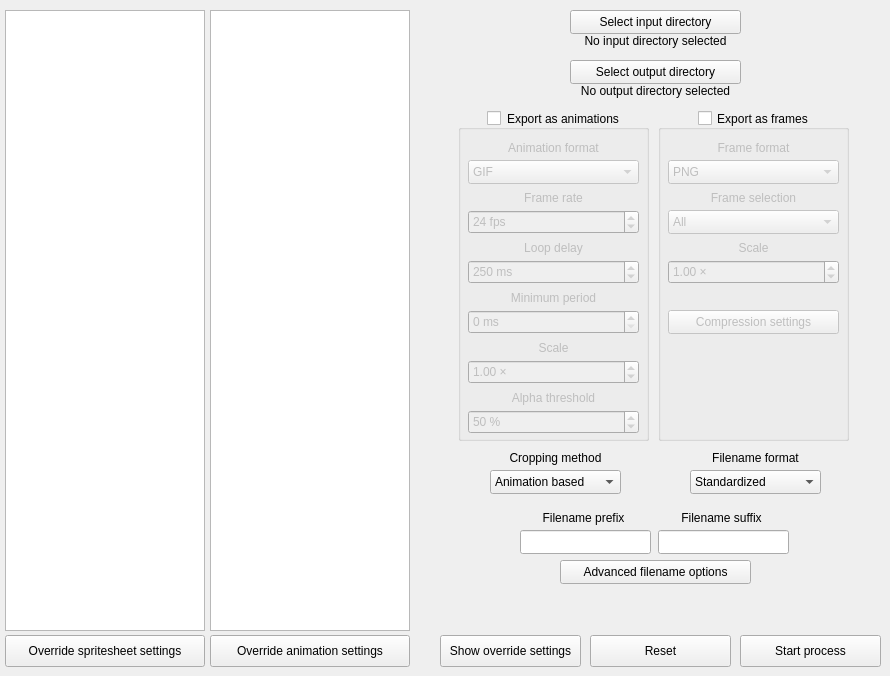
    <widget class="QWidget" name="tool_extract">
     <property name="statusTip">
      <string>Extract frames from TextureAtlases. Extraction supports exporting as frames or animations.</string>
     </property>
     <attribute name="title">
      <string>Extract</string>
     </attribute>
     <widget class="QListView" name="listbox_png">
      <property name="geometry">
       <rect>
        <x>5</x>
        <y>10</y>
        <width>200</width>
        <height>621</height>
       </rect>
      </property>
      <property name="statusTip">
       <string>List of all spritesheets to extract</string>
      </property>
      <property name="alternatingRowColors">
       <bool>false</bool>
      </property>
      <property name="isWrapping" stdset="0">
       <bool>false</bool>
      </property>
     </widget>
     <widget class="QListView" name="listbox_data">
      <property name="geometry">
       <rect>
        <x>210</x>
        <y>10</y>
        <width>200</width>
        <height>621</height>
       </rect>
      </property>
      <property name="statusTip">
       <string>List of all the animations of the currently selected spritesheet</string>
      </property>
     </widget>
     <widget class="QPushButton" name="input_button">
      <property name="geometry">
       <rect>
        <x>570</x>
        <y>10</y>
        <width>171</width>
        <height>24</height>
       </rect>
      </property>
      <property name="text">
       <string>Select input directory</string>
      </property>
     </widget>
     <widget class="QPushButton" name="output_button">
      <property name="geometry">
       <rect>
        <x>570</x>
        <y>60</y>
        <width>171</width>
        <height>24</height>
       </rect>
      </property>
      <property name="text">
       <string>Select output directory</string>
      </property>
     </widget>
     <widget class="QLabel" name="input_dir_label">
      <property name="geometry">
       <rect>
        <x>430</x>
        <y>30</y>
        <width>451</width>
        <height>21</height>
       </rect>
      </property>
      <property name="frameShape">
       <enum>QFrame::Shape::NoFrame</enum>
      </property>
      <property name="frameShadow">
       <enum>QFrame::Shadow::Plain</enum>
      </property>
      <property name="text">
       <string>No input directory selected</string>
      </property>
      <property name="textFormat">
       <enum>Qt::TextFormat::PlainText</enum>
      </property>
      <property name="alignment">
       <set>Qt::AlignmentFlag::AlignCenter</set>
      </property>
     </widget>
     <widget class="QLabel" name="output_dir_label">
      <property name="geometry">
       <rect>
        <x>430</x>
        <y>80</y>
        <width>451</width>
        <height>21</height>
       </rect>
      </property>
      <property name="frameShape">
       <enum>QFrame::Shape::NoFrame</enum>
      </property>
      <property name="frameShadow">
       <enum>QFrame::Shadow::Plain</enum>
      </property>
      <property name="text">
       <string>No output directory selected</string>
      </property>
      <property name="textFormat">
       <enum>Qt::TextFormat::PlainText</enum>
      </property>
      <property name="alignment">
       <set>Qt::AlignmentFlag::AlignCenter</set>
      </property>
     </widget>
     <widget class="QGroupBox" name="animation_export_group">
      <property name="geometry">
       <rect>
        <x>458</x>
        <y>110</y>
        <width>191</width>
        <height>331</height>
       </rect>
      </property>
      <property name="statusTip">
       <string>Animation export settings</string>
      </property>
      <property name="layoutDirection">
       <enum>Qt::LayoutDirection::LeftToRight</enum>
      </property>
      <property name="title">
       <string>Export as animations</string>
      </property>
      <property name="alignment">
       <set>Qt::AlignmentFlag::AlignCenter</set>
      </property>
      <property name="flat">
       <bool>false</bool>
      </property>
      <property name="checkable">
       <bool>true</bool>
      </property>
      <property name="checked">
       <bool>false</bool>
      </property>
      <widget class="QComboBox" name="animation_format_combobox">
       <property name="geometry">
        <rect>
         <x>10</x>
         <y>50</y>
         <width>171</width>
         <height>24</height>
        </rect>
       </property>
       <property name="statusTip">
        <string>Sets the format of animated images</string>
       </property>
       <property name="editable">
        <bool>false</bool>
       </property>
       <property name="currentIndex">
        <number>0</number>
       </property>
       <property name="maxVisibleItems">
        <number>5</number>
       </property>
       <property name="sizeAdjustPolicy">
        <enum>QComboBox::SizeAdjustPolicy::AdjustToContentsOnFirstShow</enum>
       </property>
       <property name="placeholderText">
        <string/>
       </property>
       <property name="frame">
        <bool>true</bool>
       </property>
       <property name="modelColumn">
        <number>0</number>
       </property>
       <item>
        <property name="text">
         <string>GIF</string>
        </property>
       </item>
       <item>
        <property name="text">
         <string>WebP</string>
        </property>
       </item>
       <item>
        <property name="text">
         <string>APNG</string>
        </property>
       </item>
       <item>
        <property name="text">
         <string>Custom FFMPEG</string>
        </property>
       </item>
      </widget>
      <widget class="QLabel" name="animation_format_label">
       <property name="geometry">
        <rect>
         <x>40</x>
         <y>30</y>
         <width>111</width>
         <height>16</height>
        </rect>
       </property>
       <property name="text">
        <string>Animation format</string>
       </property>
       <property name="alignment">
        <set>Qt::AlignmentFlag::AlignCenter</set>
       </property>
       <property name="indent">
        <number>0</number>
       </property>
      </widget>
      <widget class="QSpinBox" name="frame_rate_entry">
       <property name="geometry">
        <rect>
         <x>10</x>
         <y>100</y>
         <width>171</width>
         <height>24</height>
        </rect>
       </property>
       <property name="statusTip">
        <string>Sets the playback rate of animated images</string>
       </property>
       <property name="correctionMode">
        <enum>QAbstractSpinBox::CorrectionMode::CorrectToNearestValue</enum>
       </property>
       <property name="showGroupSeparator" stdset="0">
        <bool>false</bool>
       </property>
       <property name="suffix">
        <string> fps</string>
       </property>
       <property name="prefix">
        <string/>
       </property>
       <property name="minimum">
        <number>1</number>
       </property>
       <property name="maximum">
        <number>1000</number>
       </property>
       <property name="value">
        <number>24</number>
       </property>
      </widget>
      <widget class="QSpinBox" name="loop_delay_entry">
       <property name="geometry">
        <rect>
         <x>10</x>
         <y>150</y>
         <width>171</width>
         <height>24</height>
        </rect>
       </property>
       <property name="statusTip">
        <string>Time to wait before looping the animation</string>
       </property>
       <property name="accelerated">
        <bool>true</bool>
       </property>
       <property name="correctionMode">
        <enum>QAbstractSpinBox::CorrectionMode::CorrectToNearestValue</enum>
       </property>
       <property name="suffix">
        <string> ms</string>
       </property>
       <property name="maximum">
        <number>10000</number>
       </property>
       <property name="value">
        <number>250</number>
       </property>
       <property name="displayIntegerBase">
        <number>10</number>
       </property>
      </widget>
      <widget class="QSpinBox" name="min_period_entry">
       <property name="geometry">
        <rect>
         <x>10</x>
         <y>200</y>
         <width>171</width>
         <height>24</height>
        </rect>
       </property>
       <property name="statusTip">
        <string>Forces animated images to be played for at least the set amount of time.</string>
       </property>
       <property name="accelerated">
        <bool>true</bool>
       </property>
       <property name="correctionMode">
        <enum>QAbstractSpinBox::CorrectionMode::CorrectToNearestValue</enum>
       </property>
       <property name="suffix">
        <string> ms</string>
       </property>
       <property name="maximum">
        <number>10000</number>
       </property>
      </widget>
      <widget class="QLabel" name="frame_rate_label">
       <property name="geometry">
        <rect>
         <x>40</x>
         <y>80</y>
         <width>111</width>
         <height>16</height>
        </rect>
       </property>
       <property name="text">
        <string>Frame rate</string>
       </property>
       <property name="alignment">
        <set>Qt::AlignmentFlag::AlignCenter</set>
       </property>
      </widget>
      <widget class="QLabel" name="loop_delay_label">
       <property name="geometry">
        <rect>
         <x>40</x>
         <y>130</y>
         <width>111</width>
         <height>16</height>
        </rect>
       </property>
       <property name="text">
        <string>Loop delay</string>
       </property>
       <property name="alignment">
        <set>Qt::AlignmentFlag::AlignCenter</set>
       </property>
      </widget>
      <widget class="QLabel" name="min_period_label">
       <property name="geometry">
        <rect>
         <x>40</x>
         <y>180</y>
         <width>111</width>
         <height>16</height>
        </rect>
       </property>
       <property name="text">
        <string>Minimum period</string>
       </property>
       <property name="alignment">
        <set>Qt::AlignmentFlag::AlignCenter</set>
       </property>
      </widget>
      <widget class="QLabel" name="scale_label">
       <property name="geometry">
        <rect>
         <x>40</x>
         <y>230</y>
         <width>111</width>
         <height>16</height>
        </rect>
       </property>
       <property name="text">
        <string>Scale</string>
       </property>
       <property name="alignment">
        <set>Qt::AlignmentFlag::AlignCenter</set>
       </property>
      </widget>
      <widget class="QLabel" name="threshold_label">
       <property name="geometry">
        <rect>
         <x>40</x>
         <y>280</y>
         <width>111</width>
         <height>16</height>
        </rect>
       </property>
       <property name="text">
        <string>Alpha threshold</string>
       </property>
       <property name="alignment">
        <set>Qt::AlignmentFlag::AlignCenter</set>
       </property>
      </widget>
      <widget class="QSpinBox" name="threshold_entry">
       <property name="geometry">
        <rect>
         <x>10</x>
         <y>300</y>
         <width>171</width>
         <height>24</height>
        </rect>
       </property>
       <property name="statusTip">
        <string>[GIFs only!] Sets the alpha threshold of GIFs</string>
       </property>
       <property name="accelerated">
        <bool>true</bool>
       </property>
       <property name="correctionMode">
        <enum>QAbstractSpinBox::CorrectionMode::CorrectToNearestValue</enum>
       </property>
       <property name="suffix">
        <string> %</string>
       </property>
       <property name="minimum">
        <number>0</number>
       </property>
       <property name="maximum">
        <number>100</number>
       </property>
       <property name="value">
        <number>50</number>
       </property>
      </widget>
      <widget class="QDoubleSpinBox" name="scale_entry">
       <property name="geometry">
        <rect>
         <x>10</x>
         <y>250</y>
         <width>171</width>
         <height>24</height>
        </rect>
       </property>
       <property name="statusTip">
        <string>Sets the scale of animated images</string>
       </property>
       <property name="accelerated">
        <bool>true</bool>
       </property>
       <property name="correctionMode">
        <enum>QAbstractSpinBox::CorrectionMode::CorrectToNearestValue</enum>
       </property>
       <property name="suffix">
        <string> ×</string>
       </property>
       <property name="decimals">
        <number>2</number>
       </property>
       <property name="minimum">
        <double>0.010000000000000</double>
       </property>
       <property name="maximum">
        <double>100.000000000000000</double>
       </property>
       <property name="singleStep">
        <double>0.010000000000000</double>
       </property>
       <property name="value">
        <double>1.000000000000000</double>
       </property>
      </widget>
     </widget>
     <widget class="QGroupBox" name="frame_export_group">
      <property name="geometry">
       <rect>
        <x>658</x>
        <y>110</y>
        <width>191</width>
        <height>331</height>
       </rect>
      </property>
      <property name="statusTip">
       <string>Frame export settings</string>
      </property>
      <property name="layoutDirection">
       <enum>Qt::LayoutDirection::LeftToRight</enum>
      </property>
      <property name="title">
       <string>Export as frames</string>
      </property>
      <property name="alignment">
       <set>Qt::AlignmentFlag::AlignCenter</set>
      </property>
      <property name="flat">
       <bool>false</bool>
      </property>
      <property name="checkable">
       <bool>true</bool>
      </property>
      <property name="checked">
       <bool>false</bool>
      </property>
      <widget class="QComboBox" name="frame_format_combobox">
       <property name="geometry">
        <rect>
         <x>10</x>
         <y>50</y>
         <width>171</width>
         <height>24</height>
        </rect>
       </property>
       <property name="statusTip">
        <string>Sets the format of frame images</string>
       </property>
       <property name="editable">
        <bool>false</bool>
       </property>
       <property name="currentIndex">
        <number>3</number>
       </property>
       <property name="maxVisibleItems">
        <number>10</number>
       </property>
       <property name="sizeAdjustPolicy">
        <enum>QComboBox::SizeAdjustPolicy::AdjustToContentsOnFirstShow</enum>
       </property>
       <property name="placeholderText">
        <string/>
       </property>
       <property name="frame">
        <bool>true</bool>
       </property>
       <property name="modelColumn">
        <number>0</number>
       </property>
       <item>
        <property name="text">
         <string>AVIF</string>
        </property>
       </item>
       <item>
        <property name="text">
         <string>BMP</string>
        </property>
       </item>
       <item>
        <property name="text">
         <string>DDS</string>
        </property>
       </item>
       <item>
        <property name="text">
         <string>PNG</string>
        </property>
       </item>
       <item>
        <property name="text">
         <string>TGA</string>
        </property>
       </item>
       <item>
        <property name="text">
         <string>TIFF</string>
        </property>
       </item>
       <item>
        <property name="text">
         <string>WebP</string>
        </property>
       </item>
      </widget>
      <widget class="QLabel" name="frame_format_label">
       <property name="geometry">
        <rect>
         <x>40</x>
         <y>30</y>
         <width>111</width>
         <height>16</height>
        </rect>
       </property>
       <property name="text">
        <string>Frame format</string>
       </property>
       <property name="alignment">
        <set>Qt::AlignmentFlag::AlignCenter</set>
       </property>
       <property name="indent">
        <number>0</number>
       </property>
      </widget>
      <widget class="QLabel" name="frame_scale_label">
       <property name="geometry">
        <rect>
         <x>40</x>
         <y>130</y>
         <width>111</width>
         <height>16</height>
        </rect>
       </property>
       <property name="text">
        <string>Scale</string>
       </property>
       <property name="alignment">
        <set>Qt::AlignmentFlag::AlignCenter</set>
       </property>
      </widget>
      <widget class="QDoubleSpinBox" name="frame_scale_entry">
       <property name="geometry">
        <rect>
         <x>10</x>
         <y>150</y>
         <width>171</width>
         <height>24</height>
        </rect>
       </property>
       <property name="statusTip">
        <string>Sets the scale of frames images</string>
       </property>
       <property name="accelerated">
        <bool>true</bool>
       </property>
       <property name="correctionMode">
        <enum>QAbstractSpinBox::CorrectionMode::CorrectToNearestValue</enum>
       </property>
       <property name="suffix">
        <string> ×</string>
       </property>
       <property name="decimals">
        <number>2</number>
       </property>
       <property name="minimum">
        <double>0.010000000000000</double>
       </property>
       <property name="maximum">
        <double>100.000000000000000</double>
       </property>
       <property name="singleStep">
        <double>0.010000000000000</double>
       </property>
       <property name="value">
        <double>1.000000000000000</double>
       </property>
      </widget>
      <widget class="QComboBox" name="frame_selection_combobox">
       <property name="geometry">
        <rect>
         <x>10</x>
         <y>100</y>
         <width>171</width>
         <height>24</height>
        </rect>
       </property>
       <property name="statusTip">
        <string>Which frames to export. &quot;All&quot; exports all frames, &quot;No duplicates&quot; only exports unique frames, &quot;First, Last&quot; exports the first and last frame of the animation.</string>
       </property>
       <item>
        <property name="text">
         <string>All</string>
        </property>
       </item>
       <item>
        <property name="text">
         <string>No duplicates</string>
        </property>
       </item>
       <item>
        <property name="text">
         <string>First</string>
        </property>
       </item>
       <item>
        <property name="text">
         <string>Last</string>
        </property>
       </item>
       <item>
        <property name="text">
         <string>First, Last</string>
        </property>
       </item>
       <item>
        <property name="text">
         <string>Custom</string>
        </property>
       </item>
      </widget>
      <widget class="QLabel" name="frame_selection_label">
       <property name="geometry">
        <rect>
         <x>40</x>
         <y>80</y>
         <width>111</width>
         <height>16</height>
        </rect>
       </property>
       <property name="text">
        <string>Frame selection</string>
       </property>
       <property name="alignment">
        <set>Qt::AlignmentFlag::AlignCenter</set>
       </property>
      </widget>
      <widget class="QPushButton" name="compression_settings_button">
       <property name="geometry">
        <rect>
         <x>10</x>
         <y>200</y>
         <width>171</width>
         <height>24</height>
        </rect>
       </property>
       <property name="statusTip">
        <string>Controls compression settings for frame images</string>
       </property>
       <property name="text">
        <string>Compression settings</string>
       </property>
      </widget>
     </widget>
     <widget class="QLabel" name="cropping_method_label">
      <property name="geometry">
       <rect>
        <x>500</x>
        <y>450</y>
        <width>111</width>
        <height>16</height>
       </rect>
      </property>
      <property name="text">
       <string>Cropping method</string>
      </property>
      <property name="alignment">
       <set>Qt::AlignmentFlag::AlignCenter</set>
      </property>
      <property name="indent">
       <number>0</number>
      </property>
     </widget>
     <widget class="QComboBox" name="cropping_method_combobox">
      <property name="geometry">
       <rect>
        <x>490</x>
        <y>470</y>
        <width>131</width>
        <height>24</height>
       </rect>
      </property>
      <property name="statusTip">
       <string>How cropping should be done. Note: &quot;Frame based&quot; only works on frames, animations will automatically use &quot;Animation based&quot; if &quot;Frame based&quot; was chosen.</string>
      </property>
      <property name="currentIndex">
       <number>1</number>
      </property>
      <item>
       <property name="text">
        <string>None</string>
       </property>
      </item>
      <item>
       <property name="text">
        <string>Animation based</string>
       </property>
      </item>
      <item>
       <property name="text">
        <string>Frame based</string>
       </property>
      </item>
     </widget>
     <widget class="QLabel" name="filename_prefix_label">
      <property name="geometry">
       <rect>
        <x>528</x>
        <y>510</y>
        <width>111</width>
        <height>16</height>
       </rect>
      </property>
      <property name="text">
       <string>Filename prefix</string>
      </property>
      <property name="alignment">
       <set>Qt::AlignmentFlag::AlignCenter</set>
      </property>
      <property name="indent">
       <number>0</number>
      </property>
     </widget>
     <widget class="QLineEdit" name="filename_prefix_entry">
      <property name="geometry">
       <rect>
        <x>520</x>
        <y>530</y>
        <width>131</width>
        <height>24</height>
       </rect>
      </property>
      <property name="statusTip">
       <string>Adds a prefix to the filename</string>
      </property>
      <property name="text">
       <string/>
      </property>
     </widget>
     <widget class="QLabel" name="filename_suffix_label">
      <property name="geometry">
       <rect>
        <x>666</x>
        <y>510</y>
        <width>111</width>
        <height>16</height>
       </rect>
      </property>
      <property name="text">
       <string>Filename suffix</string>
      </property>
      <property name="alignment">
       <set>Qt::AlignmentFlag::AlignCenter</set>
      </property>
      <property name="indent">
       <number>0</number>
      </property>
     </widget>
     <widget class="QLineEdit" name="filename_suffix_entry">
      <property name="geometry">
       <rect>
        <x>658</x>
        <y>530</y>
        <width>131</width>
        <height>24</height>
       </rect>
      </property>
      <property name="statusTip">
       <string>Adds a suffix to the filename</string>
      </property>
      <property name="text">
       <string/>
      </property>
      <property name="placeholderText">
       <string/>
      </property>
     </widget>
     <widget class="QComboBox" name="filename_format_combobox">
      <property name="geometry">
       <rect>
        <x>690</x>
        <y>470</y>
        <width>131</width>
        <height>24</height>
       </rect>
      </property>
      <property name="maximumSize">
       <size>
        <width>16777215</width>
        <height>16777215</height>
       </size>
      </property>
      <property name="statusTip">
       <string>How filenames should be formatted. Standardized exports names as &quot;Spritesheet name - animation name&quot;.</string>
      </property>
      <item>
       <property name="text">
        <string>Standardized</string>
       </property>
      </item>
      <item>
       <property name="text">
        <string>No spaces</string>
       </property>
      </item>
      <item>
       <property name="text">
        <string>No special characters</string>
       </property>
      </item>
     </widget>
     <widget class="QLabel" name="filename_format_label">
      <property name="geometry">
       <rect>
        <x>700</x>
        <y>450</y>
        <width>111</width>
        <height>16</height>
       </rect>
      </property>
      <property name="text">
       <string>Filename format</string>
      </property>
      <property name="alignment">
       <set>Qt::AlignmentFlag::AlignCenter</set>
      </property>
      <property name="indent">
       <number>0</number>
      </property>
     </widget>
     <widget class="QPushButton" name="advanced_filename_button">
      <property name="geometry">
       <rect>
        <x>560</x>
        <y>560</y>
        <width>191</width>
        <height>24</height>
       </rect>
      </property>
      <property name="statusTip">
       <string>Advanced filename options allows using pattern matching to remove certain words or phrases from filenames. Supports &quot;Regular Expression&quot;.</string>
      </property>
      <property name="text">
       <string>Advanced filename options</string>
      </property>
     </widget>
     <widget class="QPushButton" name="start_process_button">
      <property name="geometry">
       <rect>
        <x>740</x>
        <y>635</y>
        <width>141</width>
        <height>32</height>
       </rect>
      </property>
      <property name="statusTip">
       <string>Starts extraction process</string>
      </property>
      <property name="text">
       <string>Start process</string>
      </property>
      <property name="checked">
       <bool>false</bool>
      </property>
     </widget>
     <widget class="QPushButton" name="show_override_settings_button">
      <property name="geometry">
       <rect>
        <x>440</x>
        <y>635</y>
        <width>141</width>
        <height>32</height>
       </rect>
      </property>
      <property name="statusTip">
       <string>Opens a window showing all the current override settings.</string>
      </property>
      <property name="text">
       <string>Show override settings</string>
      </property>
     </widget>
     <widget class="QPushButton" name="override_spritesheet_settings_button">
      <property name="geometry">
       <rect>
        <x>5</x>
        <y>635</y>
        <width>200</width>
        <height>32</height>
       </rect>
      </property>
      <property name="statusTip">
       <string>Overrides the global settings for the selected spritesheet</string>
      </property>
      <property name="text">
       <string>Override spritesheet settings</string>
      </property>
     </widget>
     <widget class="QPushButton" name="reset_button">
      <property name="geometry">
       <rect>
        <x>590</x>
        <y>635</y>
        <width>141</width>
        <height>32</height>
       </rect>
      </property>
      <property name="statusTip">
       <string>Resets the filelist and override settings</string>
      </property>
      <property name="text">
       <string>Reset</string>
      </property>
     </widget>
     <widget class="QPushButton" name="override_animation_settings_button">
      <property name="geometry">
       <rect>
        <x>210</x>
        <y>635</y>
        <width>200</width>
        <height>32</height>
       </rect>
      </property>
      <property name="statusTip">
       <string>Overrides the global settings for the selected animation</string>
      </property>
      <property name="text">
       <string>Override animation settings</string>
      </property>
     </widget>
    </widget>
